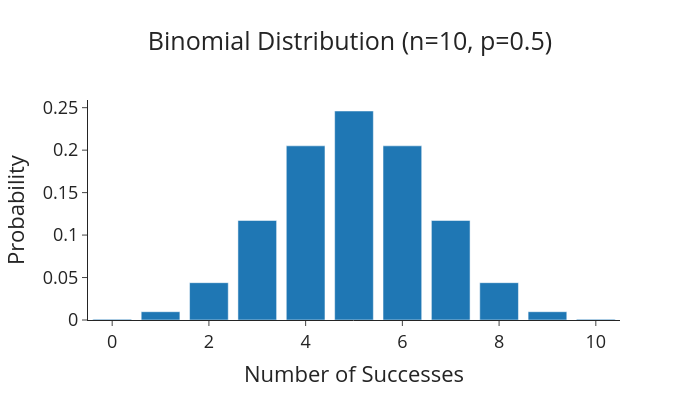

Here is the notebook cell this chart was saved with:
### Markdown cell above
Remeber we have:
- p = 0.5
- n = 5

### Code cell
# Import packages
import plotly.graph_objects as go
import numpy as np
from scipy.stats import binom

# Set the number of trials and probability
n = 10
p = 0.5

# Number of successes
k = np.arange(0, n+1)

# PMF
pmf = binom.pmf(k, n, p)

# Generate plot
fig = go.Figure(data=[go.Bar(x=k, y=pmf)])
fig.update_layout(title="Binomial Distribution (n=10, p=0.5)",
                  xaxis_title="Number of Successes",
                  yaxis_title="Probability",
                  font=dict(size=18),
                  width=700,
                  title_x=0.5,
                  height=400,
                  template="simple_white")
fig.show()

### Figure 1 — Plotly figure (JSON) as saved in the notebook; plotly's stock layout.template omitted (floating-point values rounded to 4 significant figures)
{"data": [{"type": "bar", "x": [0, 1, 2, 3, 4, 5, 6, 7, 8, 9, 10], "y": [0.0009766, 0.009766, 0.04395, 0.1172, 0.2051, 0.2461, 0.2051, 0.1172, 0.04395, 0.009766, 0.0009766]}], "layout": {"font": {"size": 18}, "height": 400, "title": {"text": "Binomial Distribution (n=10, p=0.5)", "x": 0.5}, "width": 700, "xaxis": {"title": {"text": "Number of Successes"}}, "yaxis": {"title": {"text": "Probability"}}}}
